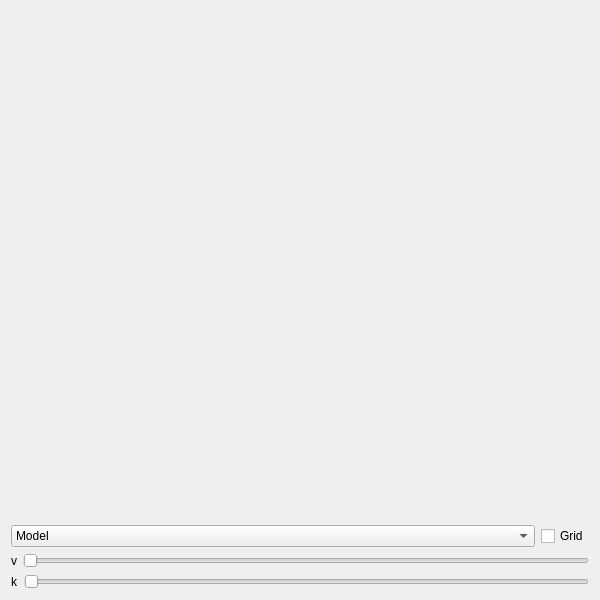
<?xml version="1.0" encoding="UTF-8"?>
<ui version="4.0">
 <class>MainWindow</class>
 <widget class="QMainWindow" name="MainWindow">
  <property name="windowModality">
   <enum>Qt::ApplicationModal</enum>
  </property>
  <property name="geometry">
   <rect>
    <x>0</x>
    <y>0</y>
    <width>600</width>
    <height>600</height>
   </rect>
  </property>
  <property name="windowTitle">
   <string>Homework2</string>
  </property>
  <widget class="QWidget" name="centralWidget">
   <layout class="QVBoxLayout" name="verticalLayout">
    <item>
     <widget class="GLWidget" name="widget" native="true">
      <property name="sizePolicy">
       <sizepolicy hsizetype="Expanding" vsizetype="Expanding">
        <horstretch>0</horstretch>
        <verstretch>0</verstretch>
       </sizepolicy>
      </property>
     </widget>
    </item>
    <item>
     <layout class="QHBoxLayout" name="horizontalLayout_5">
      <item>
       <widget class="QComboBox" name="shaderSelection">
        <property name="sizePolicy">
         <sizepolicy hsizetype="Expanding" vsizetype="Fixed">
          <horstretch>0</horstretch>
          <verstretch>0</verstretch>
         </sizepolicy>
        </property>
        <item>
         <property name="text">
          <string>Model</string>
         </property>
        </item>
        <item>
         <property name="text">
          <string>Color</string>
         </property>
        </item>
        <item>
         <property name="text">
          <string>Waves</string>
         </property>
        </item>
       </widget>
      </item>
      <item>
       <widget class="QCheckBox" name="grid">
        <property name="text">
         <string>Grid</string>
        </property>
       </widget>
      </item>
     </layout>
    </item>
    <item>
     <layout class="QHBoxLayout" name="horizontalLayout">
      <item>
       <widget class="QLabel" name="label">
        <property name="text">
         <string>v</string>
        </property>
       </widget>
      </item>
      <item>
       <widget class="QSlider" name="vSlider">
        <property name="enabled">
         <bool>false</bool>
        </property>
        <property name="maximum">
         <number>17</number>
        </property>
        <property name="singleStep">
         <number>1</number>
        </property>
        <property name="orientation">
         <enum>Qt::Horizontal</enum>
        </property>
       </widget>
      </item>
     </layout>
    </item>
    <item>
     <layout class="QHBoxLayout" name="horizontalLayout_3">
      <item>
       <widget class="QLabel" name="label_2">
        <property name="text">
         <string>k</string>
        </property>
       </widget>
      </item>
      <item>
       <widget class="QSlider" name="kSlider">
        <property name="enabled">
         <bool>false</bool>
        </property>
        <property name="maximum">
         <number>50</number>
        </property>
        <property name="orientation">
         <enum>Qt::Horizontal</enum>
        </property>
       </widget>
      </item>
     </layout>
    </item>
   </layout>
  </widget>
 </widget>
 <layoutdefault spacing="6" margin="11"/>
 <customwidgets>
  <customwidget>
   <class>GLWidget</class>
   <extends>QWidget</extends>
   <header>glwidget.h</header>
   <container>1</container>
   <slots>
    <slot>changeModel(int)</slot>
    <slot>changeShader(int)</slot>
    <slot>setGrid(bool)</slot>
    <slot>setV(int)</slot>
    <slot>setK(int)</slot>
   </slots>
  </customwidget>
 </customwidgets>
 <resources/>
 <connections>
  <connection>
   <sender>shaderSelection</sender>
   <signal>currentIndexChanged(int)</signal>
   <receiver>widget</receiver>
   <slot>changeModel(int)</slot>
   <hints>
    <hint type="sourcelabel">
     <x>200</x>
     <y>529</y>
    </hint>
    <hint type="destinationlabel">
     <x>192</x>
     <y>307</y>
    </hint>
   </hints>
  </connection>
  <connection>
   <sender>grid</sender>
   <signal>clicked(bool)</signal>
   <receiver>widget</receiver>
   <slot>setGrid(bool)</slot>
   <hints>
    <hint type="sourcelabel">
     <x>571</x>
     <y>521</y>
    </hint>
    <hint type="destinationlabel">
     <x>448</x>
     <y>374</y>
    </hint>
   </hints>
  </connection>
  <connection>
   <sender>vSlider</sender>
   <signal>valueChanged(int)</signal>
   <receiver>widget</receiver>
   <slot>setV(int)</slot>
   <hints>
    <hint type="sourcelabel">
     <x>247</x>
     <y>548</y>
    </hint>
    <hint type="destinationlabel">
     <x>334</x>
     <y>362</y>
    </hint>
   </hints>
  </connection>
  <connection>
   <sender>kSlider</sender>
   <signal>valueChanged(int)</signal>
   <receiver>widget</receiver>
   <slot>setK(int)</slot>
   <hints>
    <hint type="sourcelabel">
     <x>270</x>
     <y>579</y>
    </hint>
    <hint type="destinationlabel">
     <x>290</x>
     <y>353</y>
    </hint>
   </hints>
  </connection>
 </connections>
</ui>
